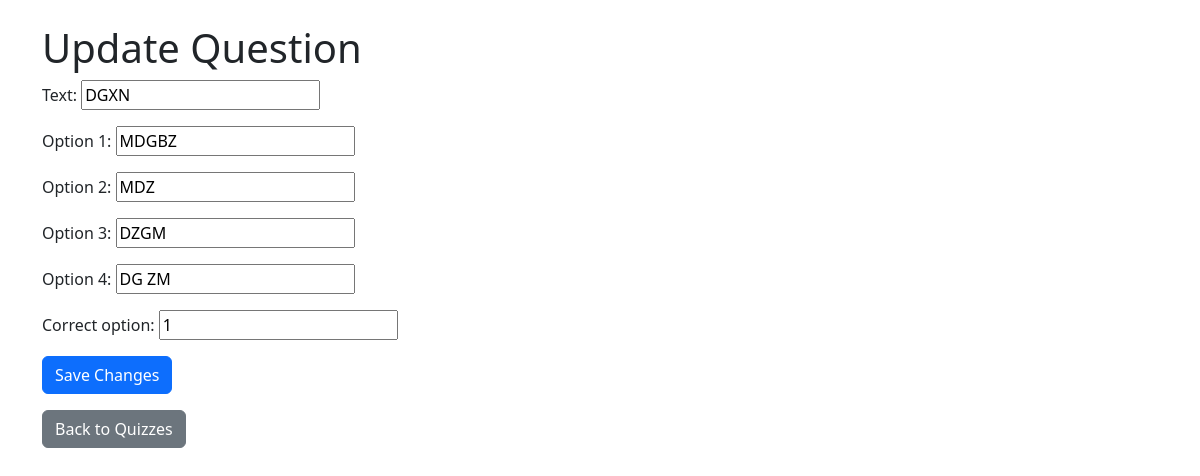
Screenshot of /question/56/update/ (signed in) with the database file from the repository.
### quiz/models.py (models this page shows, shortened)
class Question(models.Model):
    quiz = models.ForeignKey(Quiz, on_delete=models.CASCADE)
    text = models.CharField(max_length=300)
    option_1 = models.CharField(max_length=100)
    option_2 = models.CharField(max_length=100)
    option_3 = models.CharField(max_length=100)
    option_4 = models.CharField(max_length=100)
    correct_option = models.IntegerField()  # 1, 2, 3, or 4

### quiz/views.py (the view)
# urls.py: path('question/<int:question_id>/update/', views.update_question, name='update_question'),
@staff_member_required
def update_question(request, question_id):
    question = get_object_or_404(Question, id=question_id)
    if request.method == 'POST':
        form = QuestionForm(request.POST, instance=question)
        if form.is_valid():
            form.save()
            return render(request, 'question_detail.html', {'question': question})  # Return updated question
    else:
        form = QuestionForm(instance=question)
    return render(request, 'quiz/update_question.html', {'form': form, 'question': question})

### quiz/forms.py
class QuestionForm(forms.ModelForm):
    class Meta:
        model = Question
        fields = ['text', 'option_1', 'option_2', 'option_3', 'option_4', 'correct_option']

### quiz/templates/quiz/update_question.html (shortened to what this page needs)
<!DOCTYPE html>
<html lang="en">
<head>
<link href="https://cdn.jsdelivr.net/npm/bootstrap@5.3.2/dist/css/bootstrap.min.css" rel="stylesheet">
</head>
<body class="container mt-4">
<h1>Update Question</h1>
<form method="post"
      hx-post="/question/{{ question.id }}/update/"
      hx-trigger="submit"
      hx-target="#question-{{ question.id }}"
      hx-swap="outerHTML">
    {{ form.as_p }}
    <button type="submit" class="btn btn-primary">Save Changes</button>
</form>
<a hx-get="/" hx-target="#quiz-content" class="btn btn-secondary mt-3">Back to Quizzes</a>
</body>
</html>

### rows the page displays
Question: text "DGXN", option_1 "MDGBZ", option_2 "MDZ", option_3 "DZGM", option_4 "DG ZM", correct_option "1"
